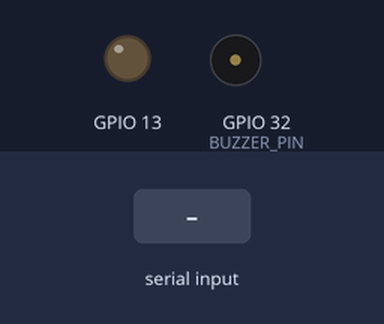
Simulated run of this sketch. Board: ESP32. Shown: output pins drawn as LEDs (lit = HIGH), buzzer (waves = sounding). Inputs (shaded band) come from the test bench. At 9.3 s the program restarts the board; the recording ends there.

Above: at 1.2 s.
1.3 s: "1" received over Serial
At 1.9 s:
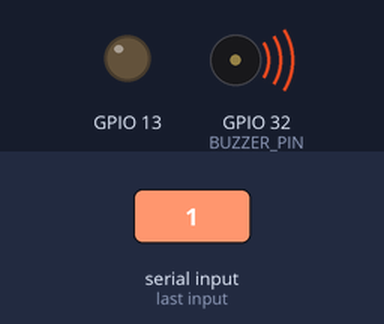
Timing chart, 0 to 9.3 s (numbered marks = the images above; inputs shaded):
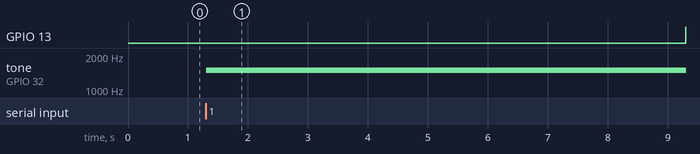

The sketch:

sketch_nov22a.ino
```cpp
#define BUZZER_PIN 32
#define BUZZER_CHANNEL 0
int data;
void setup(){
  Serial.begin(115200);
  pinMode(13,OUTPUT);
  }
void loop(){
  data=Serial.read();
  if(data=='1')
  {
  ledcAttachPin(BUZZER_PIN, BUZZER_CHANNEL);
  ledcWriteTone(BUZZER_CHANNEL,1500);
  delay(8000);
  digitalWrite(13,1);
  ledcDetachPin(BUZZER_PIN);
  exit(0);

  }
  if(data=='2'){
  ledcDetachPin(BUZZER_PIN);
  digitalWrite(13,0);
  exit(0);

  }

}
```

Measured:
- after the input at 1.3 s, GPIO 13: LOW → HIGH after 8.0 s; tone on GPIO 32 (BUZZER_PIN): silent → 1500 Hz at once
